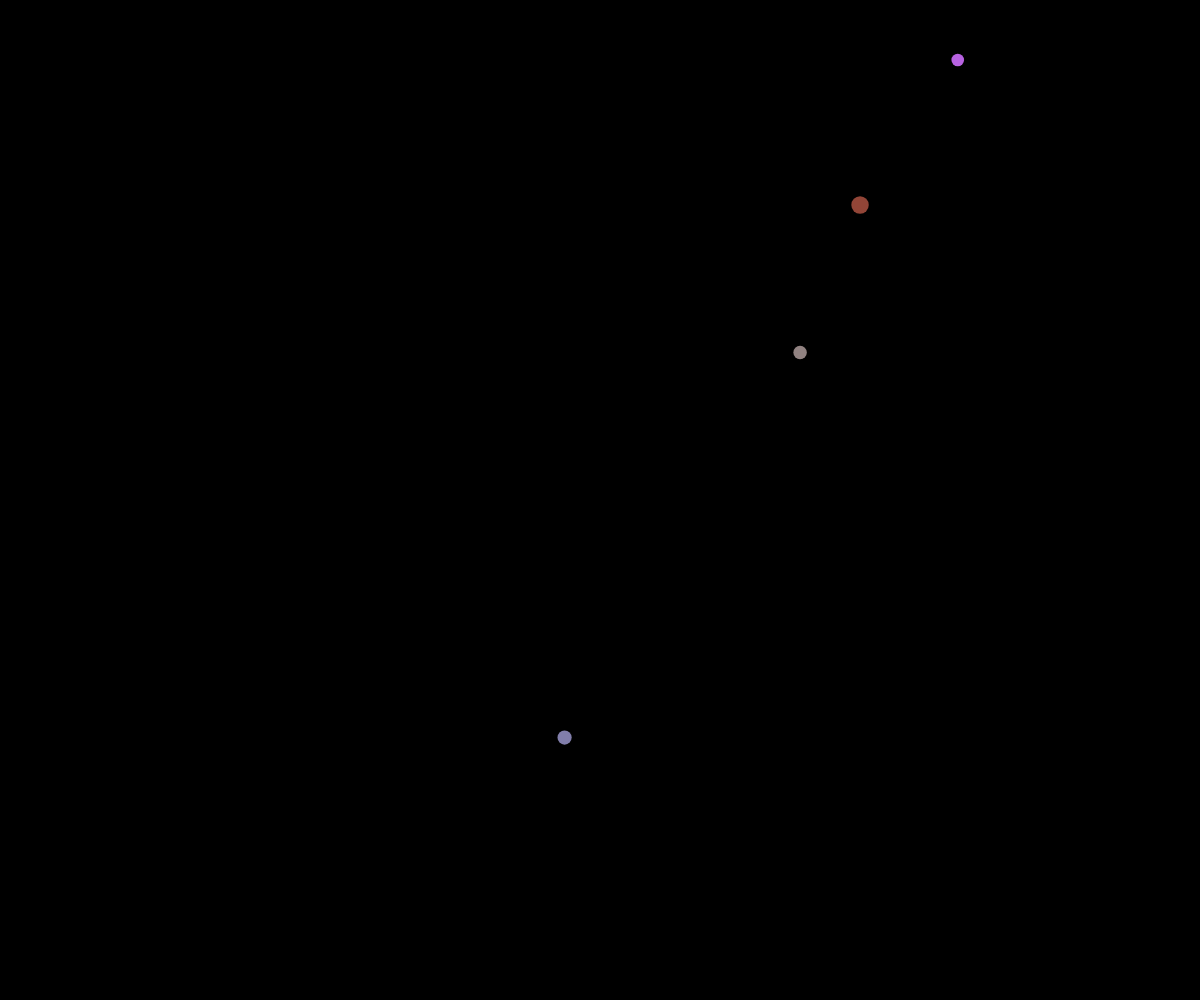
Frame 1 (no input)
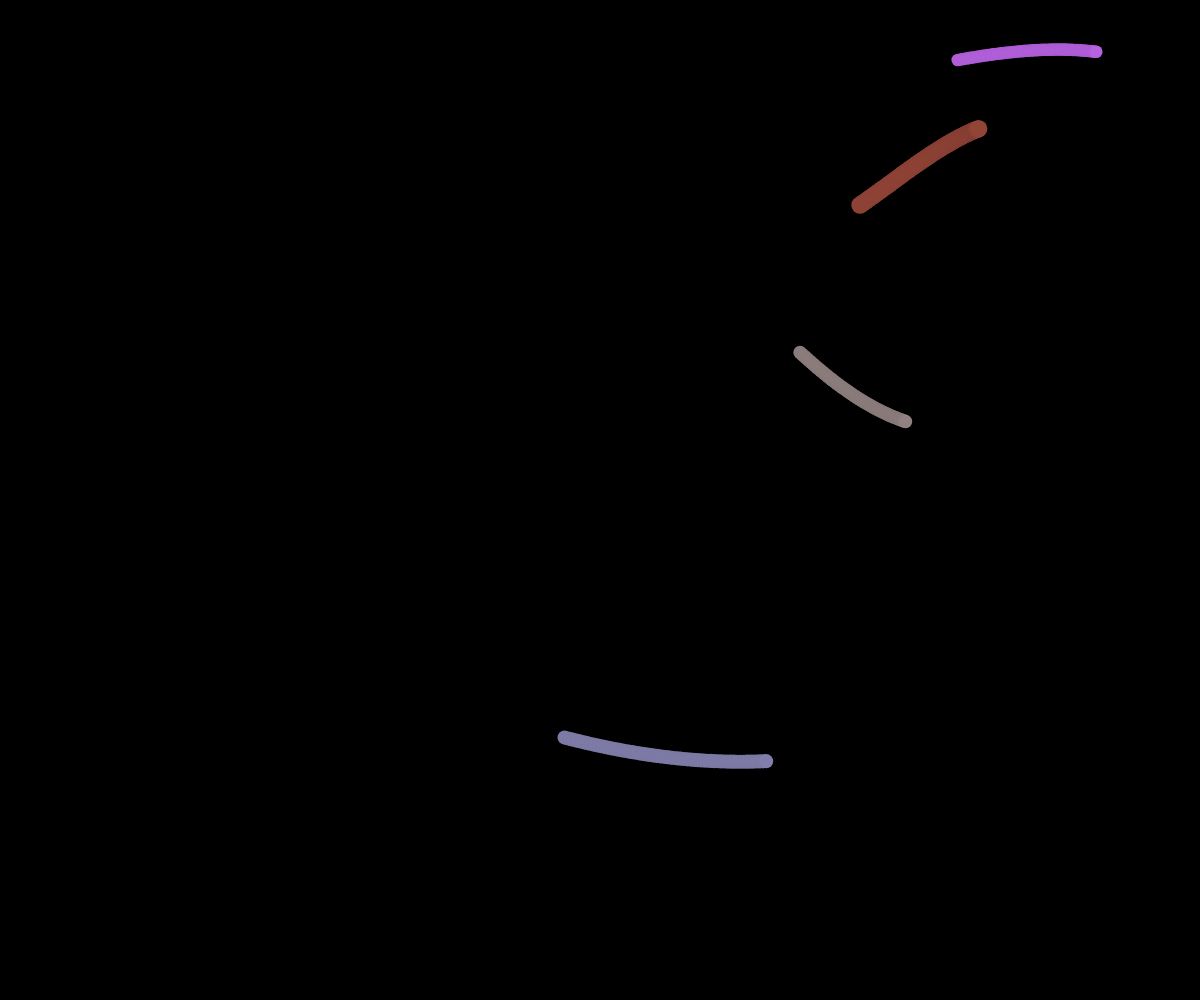
Frame 60 (no input)
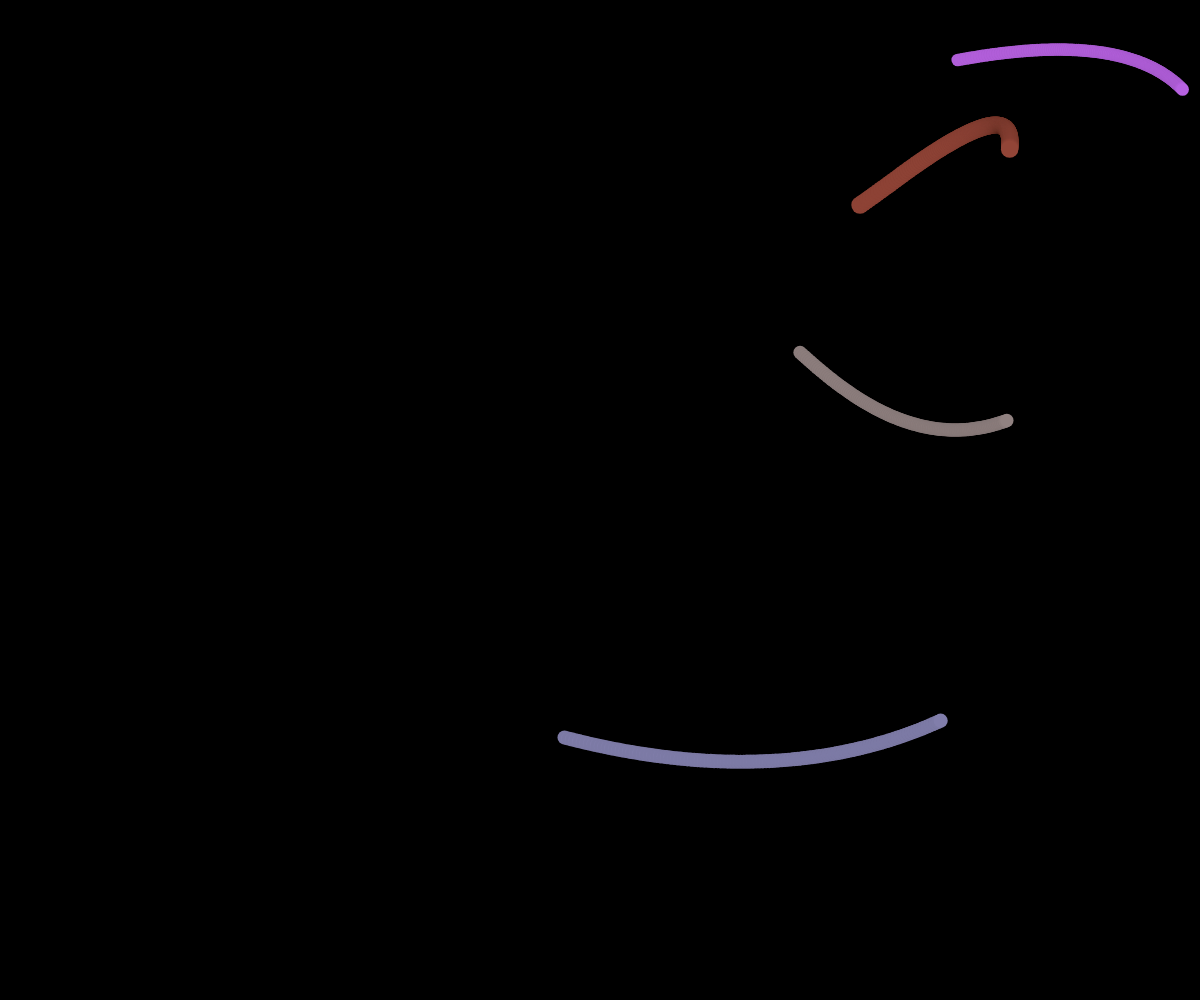
Frame 120 (the mouse pressed at the canvas centre since frame 60)

The p5.js sketch that drew these frames (run headless with seeded random() and noise() and a simulated clock; from frame 60 on, the mouse is pressed at the canvas centre):

// p5.js sketch
// ── sketch.js
const W = window.innerWidth;
const H = window.innerHeight;
let boids = [];

let alignSlider, cohesionSlider, separationSlider, trailSlider;

class Boid {
    constructor(x, y) {
        this.position = createVector(x, y);
        this.velocity = p5.Vector.random2D();
        this.velocity.setMag(random(2, 4));
        this.acceleration = createVector();
        this.maxForce = 0.2;
        this.maxSpeed = 4;
        this.rgb = color(
            random(127) + random(127),
            random(127) + random(127),
            random(127) + random(127)
        );
        this.perceptionRadius = random(127 * 2) + random(127);
        this.size = (this.perceptionRadius ** (1 / 2));
        this.maxsize = 0;
    }

    edges() {
        if (this.position.x > W) {
            this.position.x = 0;
        }
        if (this.position.x < 0) {
            this.position.x = W;
        }
        if (this.position.y > H) {
            this.position.y = 0;
        }
        if (this.position.y < 0) {
            this.position.y = H;
        }
    }

    align(averageVelocity) {
        let steering = createVector();
        steering.add(averageVelocity);
        steering.setMag(this.maxSpeed);
        steering.sub(this.velocity);
        steering.limit(this.maxForce);
        return steering;
    }

    cohesion(averagePosition) {
        let steering = createVector();
        steering.add(averagePosition);
        steering.sub(this.position);
        steering.setMag(this.maxSpeed);
        steering.sub(this.velocity);
        steering.limit(this.maxForce);
        return steering;
    }

    separation(boids) {
        let steering = createVector();
        let total = 0;
        for (let other of boids) {
            let d = dist(
                this.position.x,
                this.position.y,
                other.position.x,
                other.position.y
            );
            if (other != this && d < this.perceptionRadius) {
                let diff = p5.Vector.sub(this.position, other.position);
                diff.div(d);
                steering.add(diff);
                total++;
            }
        }
        if (total > 0) {
            steering.div(total);
            steering.setMag(this.maxSpeed);
            steering.sub(this.velocity);
            steering.limit(this.maxForce);
        }
        return steering;
    }

    flock(boids, averagePosition, averageVelocity) {
        let alignment = this.align(averageVelocity);
        let cohesion = this.cohesion(averagePosition);
        let separation = this.separation(boids);

        alignment.mult(alignSlider.value());
        cohesion.mult(cohesionSlider.value());
        separation.mult(separationSlider.value());

        this.acceleration.add(alignment);
        this.acceleration.add(cohesion);
        this.acceleration.add(separation);
    }

    update() {
        this.position.add(this.velocity);
        this.velocity.add(this.acceleration);
        this.velocity.limit(this.maxSpeed);
        this.acceleration.mult(0);
    }

    show() {
        strokeWeight(this.size + 9);
        stroke(0, 0, 0, 8);
        point(this.position.x, this.position.y);

        strokeWeight(this.size + 3);
        stroke(this.rgb);
        point(this.position.x, this.position.y);
    }
}

function setup() {
    for (let i = 0; i < Math.pow(2, 2); i++) {
        let b = new Boid(random(W), random(H));
        boids.push(b);
    }
    alignSlider = createSlider(0, 2, 0.0, 0.1);
    cohesionSlider = createSlider(0, 2, 0.1, 0.1);
    separationSlider = createSlider(0, 2, 0.1, 0.1);
    trailSlider = createSlider(0, 128, 0, 1);

    createCanvas(W, H);
    background(0)
}

function draw() {
    background(0, 0, 0, trailSlider.value());

    let averagePosition = createVector(0, 0);
    let averageVelocity = createVector(0, 0);
    for (let boid of boids) {
        averagePosition.add(boid.position);
        averageVelocity.add(boid.velocity);
    }
    averagePosition.div(boids.length);
    averageVelocity.div(boids.length);

    for (let boid of boids) {
        boid.edges();
        boid.flock(boids, averagePosition, averageVelocity);
        boid.update();
        boid.show();
    }
}
